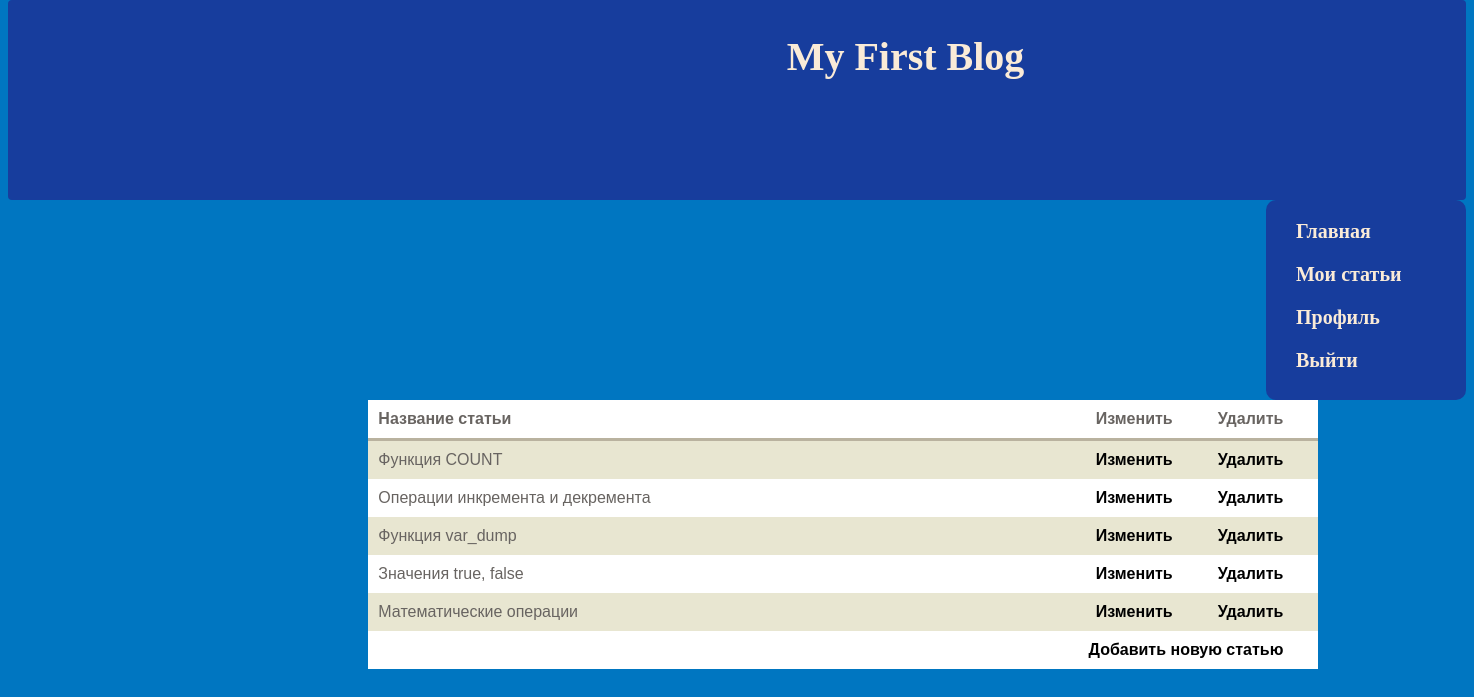
The page /myarticles (signed in) on the database its author committed.
### tables this page shows
CREATE TABLE `article` (
  `id` int(11) NOT NULL,
  `title` text NOT NULL,
  `date` timestamp NOT NULL DEFAULT CURRENT_TIMESTAMP,
  `short_content` text NOT NULL,
  `content` text NOT NULL,
  `author_id` varchar(11) NOT NULL,
  `author_name` varchar(20) NOT NULL
);

### config/routes.php (called while the page is built)
<?php
return array(
    "" => "article/index/1",
    "([0-9]+)" => "article/index/$1",
    "bytags/([0-9]+)" => "article/bytag/$1/1",
    "article/([0-9]+)" => "article/single/$1",
    "myarticles" => "redactor/articles",
    "myarticles/add" => "redactor/add",
    "myarticles/delete/([0-9]+)" => "redactor/delete/$1",
    "myarticles/delete/tag/([0-9]+)/([0-9]+)" => "redactor/delete_tag/$1/$2",
    "change/([0-9]+)" => "redactor/change/$1",
    "login" => "auth/login",
    "register" => "auth/registration",
    "myprofile" => "Profile/Profile"
);

### controllers/RedactorController.php (called while the page is built, shortened)
<?php
class RedactorController {
    public function methodArticles($checkAuth) {
        include_once ROOT . '/models/Articles.php';
        $id = $_SESSION['session_username']['id'];
        $articleList = Articles::getArticles($id, $checkAuth);
        include_once ROOT . '/views/ArticlesTable.php';
    }
}

### index.php (called while the page is built, shortened)
<?php
require_once(ROOT.'/components/Router.php');
require_once(ROOT.'/components/db.php');
$router = new Router();
$router->run();

### components/db.php (called while the page is built, shortened)
<?php
class Db {
    public static function getConnection() {
        $paramsPath = ROOT . '/config/db_params.php';
        $params = include($paramsPath);
        $db = new PDO("mysql:host={$params['host']};dbname={$params['db_name']}", $params['user'], $params['password']);
        return $db;
    }
    public static function get_results($query) {
        $db = self::getConnection();
        $tmp = $db->query($query);
        $result = [];
        $tmp->setFetchMode(PDO::FETCH_ASSOC);
        while ($row = $tmp->fetch()) {
            $result[] = $row;
        }
        return $result;
    }
}

### models/Articles.php (called while the page is built)
<?php
class Articles {
    public static function getArticles($id, $checkAuth) {
        $articleList = Db::get_results('SELECT title, date, id '
                        . 'FROM article WHERE author_id = ' . $id
                        . ' ORDER BY date DESC '
                        . 'LIMIT 20');
        return $articleList;
    }
}

### views/ArticlesTable.php (the view, shortened to what this page needs)
<?php
require_once "form/nav.php";
?>
</div>
</nav>
<article id ="container">
    <div>
        <table>
            <tr>
                <th width="700px">Название статьи</th>
                <th>Изменить</th>
                <th>Удалить</th>
            </tr>
            <?php if (!empty($articleList)) : ?>
                <?php foreach ($articleList as $title) : ?>
                    <tr>
                        <td><?= $title['title']; ?></td>
                        <td><a href="<?= URL . '/change/'; ?><?= $title['id']; ?>">Изменить</td>
                        <td><a href="<?= URL . '/myarticles/delete/'; ?><?= $title['id']; ?>">Удалить</a></td>
                    </tr>
                <?php endforeach; ?>
            <?php endif; ?>
            <tr>
                <td colspan="3" align="right"><a href="<?= URL . '/myarticles/add'; ?>">Добавить новую статью</a></td>
            </tr>
        </table>
    </div>
</article>
<?php require_once 'form/footer.php'; ?>

### components/Router.php (shortened to what this page needs)
<?php
class Router {
    private $routes;
    public function __construct() {
        $routesPath = ROOT . '/config/routes.php';
        $this->routes = include($routesPath);
    }
    private function getURI() {
        if (!empty($_SERVER['REQUEST_URI'])) {
            return trim($_SERVER['REQUEST_URI'], '/');
        }
    }
    private function checkAuth() {
        if (!isset($_SESSION['session_username'])) {
            $auth['enterned'] = 'form/formLogin.php';
            $auth['comment'] = 'form/noComment.php';
        } else {
            $auth['enterned'] = 'form/formEntered.php';
            $auth['comment'] = 'form/formComment.php';
        }
        return $auth;
    }
    public function run() {
        $checkAuth = $this->checkAuth();
        $uri = $this->getURI();
        foreach ($this->routes as $uriPattern => $path) {
            if (preg_match("#^$uriPattern$#", $uri)) {
                $interalRoute = preg_replace("#^$uriPattern$#", $path, $uri);
                $segments = explode("/", $interalRoute);
                $controllerName = ucfirst(array_shift($segments)) . "Controller";
                $methodName = 'method' . ucfirst(array_shift($segments));
                $params = $segments;
                $params[] = $checkAuth;
                $controllerObject = new $controllerName;
                $result = call_user_func_array(array($controllerObject, $methodName), $params);
            }
        }
    }
}

### template/styleIndex.css (style rules this page uses)
body { background: #0076c1; }
#container { width: 100%; margin: 0 auto; border: solid #efefef 0px; margin-left: 23%; }
a { text-decoration: none; color: black; font-weight: bold; margin-right: 25px; }
table { width: 950px; font-family: "Lucida Sans Unicode", "Lucida Grande", Sans-Serif; border-collapse: collapse; color: #686461; float: left; margin-left: 25px ; }
th { border-bottom: 3px solid #B9B29F; padding: 10px; text-align: left; }
td { padding: 10px; }
tr:nth-child(odd) { background: white; }
tr:nth-child(even) { background: #E8E6D1; }

### rows shown on the page
article: title "Функция COUNT"
article: title "Операции инкремента и декремента"
article: title "Функция var_dump"
article: title "Значения true, false"
article: title "Математические операции"
